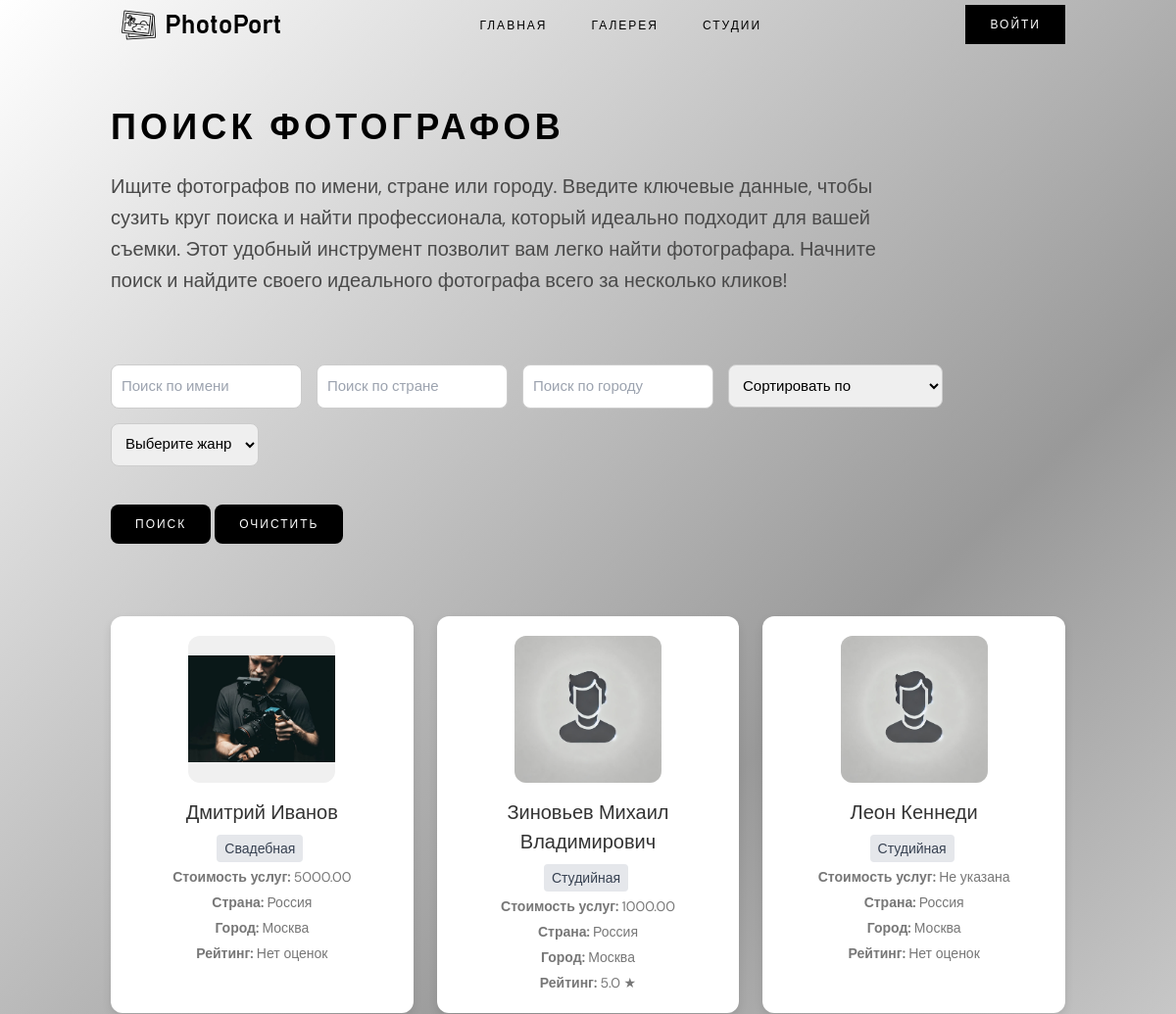
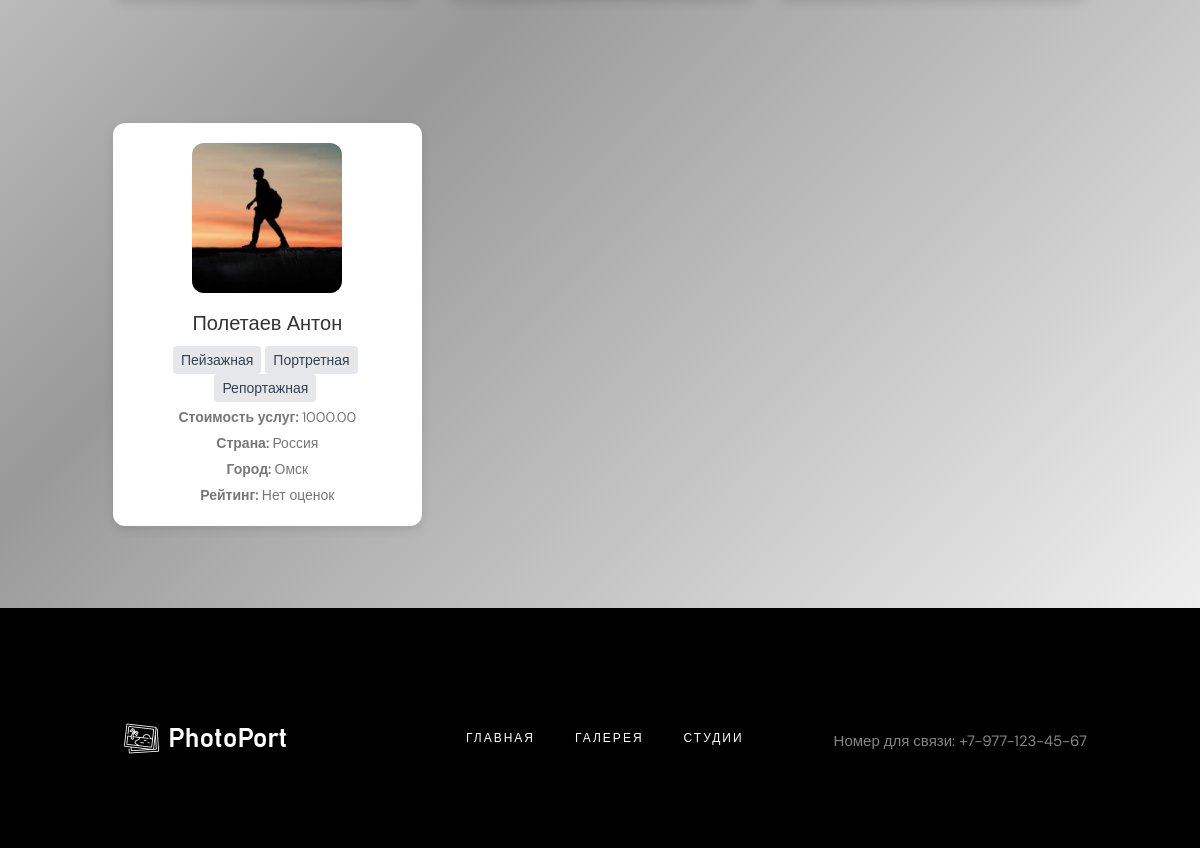
/photographers.php, run on the app's committed database (2 pictures, top to bottom).
### tables this page shows
CREATE TABLE `users` (
  `id` int(11) NOT NULL,
  `name` varchar(100) NOT NULL,
  `email` varchar(100) NOT NULL,
  `password` varchar(255) NOT NULL,
  `role_id` int(11) NOT NULL,
  `country` varchar(100) DEFAULT NULL,
  `city` varchar(100) DEFAULT NULL,
  `description` text DEFAULT NULL,
  `service_cost` decimal(10,2) DEFAULT NULL,
  `created_at` timestamp NOT NULL DEFAULT current_timestamp(),
  `profile_picture` varchar(255) DEFAULT NULL
);

### photographers.php (the view, shortened to what this page needs)
<?php
$host = 'localhost';
$dbname = 'photoport';
$username = 'root';
$password = '';
try {
    $pdo = new PDO("mysql:host=$host;dbname=$dbname;charset=utf8", $username, $password);
    $pdo->setAttribute(PDO::ATTR_ERRMODE, PDO::ERRMODE_EXCEPTION);
} catch (PDOException $e) {
    die("Ошибка подключения: " . $e->getMessage());
}
$is_logged_in = isset($_SESSION['user_name']);
$search_name = isset($_GET['name']) ? $_GET['name'] : '';
$search_country = isset($_GET['country']) ? $_GET['country'] : '';
$search_city = isset($_GET['city']) ? $_GET['city'] : '';
$sort = isset($_GET['sort']) ? $_GET['sort'] : '';
$sql = "
    SELECT users.id, users.name, users.country, users.city, users.profile_picture,
           users.service_cost,
           COALESCE(AVG(ratings.rating), 0) AS avg_rating,
           GROUP_CONCAT(DISTINCT genres.name SEPARATOR ', ') AS genres
    FROM users
    LEFT JOIN roles ON users.role_id = roles.id
    LEFT JOIN ratings ON users.id = ratings.photographer_id
    LEFT JOIN photographer_genres ON users.id = photographer_genres.photographer_id
    LEFT JOIN genres ON photographer_genres.genre_id = genres.id
    WHERE roles.name = 'photographer'
    AND users.name LIKE :name
    AND users.country LIKE :country
    AND users.city LIKE :city
";
$params = [
    'name' => "%$search_name%",
    'country' => "%$search_country%",
    'city' => "%$search_city%",
];
$sql .= " GROUP BY users.id";
switch ($sort) {
    default:
        $sql .= " ORDER BY users.name ASC";
        break;
}
$query = $pdo->prepare($sql);
$query->execute($params);
$photographers = $query->fetchAll(PDO::FETCH_ASSOC);
?>
<!DOCTYPE html>
<html lang="ru">
<head>
    <link rel="stylesheet" href="styles/css/main.css">
    <link rel="stylesheet" href="styles/css/photo.css">
    <script src="https://cdn.tailwindcss.com"></script>
</head>
<body>
    <header>
        <div class="container">
            <nav class="navbar">
                <a href="index.php" class="logo">
                    <img src="images/3.png" alt="логотип">
                </a>
                <ul class="nav_list">
                    <li class="nav_list-item"><a href="index.php" class="nav_list-link">Главная</a></li>
                    <li class="nav_list-item"><a href="gallery.php" class="nav_list-link">Галерея</a></li>
                    <li class="nav_list-item"><a href="studios.php" class="nav_list-link">Студии</a></li>
                </ul>
                <div class="user-info">
                    <?php if ($is_logged_in): ?>
                        <a href="logout.php" class="btn btn-black">Выйти</a>
                    <?php else: ?>
                        <a href="auth.php" class="btn btn-black">Войти</a>
                    <?php endif; ?>
                </div>
            </nav>
        </div>
    </header>
    <div class="container mx-auto pt-10 pb-8">
    <h1 class="text-4xl font-bold mb-6">Поиск фотографов</h1>
    <p class="search-description mb-6">Ищите фотографов по имени, стране или городу. Введите ключевые данные, чтобы сузить круг поиска и найти профессионала,
        который идеально подходит для вашей съемки. Этот удобный инструмент позволит вам легко найти фотографара.
        Начните поиск и найдите своего идеального фотографа всего за несколько кликов!</p>
        <form method="get" class="mb-6 relative">
            <div class="form-group">
                <input id="name" type="text" name="name" placeholder="Поиск по имени" value="<?= htmlspecialchars($search_name) ?>" class="form-input">
                <input id="country" type="text" name="country" placeholder="Поиск по стране" value="<?= htmlspecialchars($search_country) ?>" class="form-input">
                <input id="city" type="text" name="city" placeholder="Поиск по городу" value="<?= htmlspecialchars($search_city) ?>" class="form-input">
                <select name="sort" class="form-select">
                    <option value="">Сортировать по</option>
                </select>
                <select name="genre" class="form-select">
                    <option value="">Выберите жанр</option>
                </select>
            </div>
            <div class="form-actions">
                <button type="submit" class="btn btn-black">Поиск</button>
                <button type="button" id="clear" class="btn btn-black">Очистить</button>
            </div>
        </form>
    <div class="grid grid-cols-1 md:grid-cols-2 lg:grid-cols-3 gap-6">
        <?php foreach ($photographers as $photographer): ?>
            <div class="photographer-card">
                <div class="image-wrapper">
                    <a href="photographer.php?id=<?= $photographer['id']; ?>">
                        <img src="<?= !empty($photographer['profile_picture']) ? htmlspecialchars($photographer['profile_picture']) : 'images/default_profile.jpg'; ?>" alt="<?= htmlspecialchars($photographer['name']); ?>">
                    </a>
                </div>
                <div class="photographer-info">
                    <h2><a href="photographer.php?id=<?= $photographer['id']; ?>"><?= htmlspecialchars($photographer['name']); ?></a></h2>
                    <?php
                    if (!empty($photographer['genres'])) {
                        $genres = explode(', ', $photographer['genres']);
                        foreach ($genres as $genre) {
                            echo '<span class="inline-block bg-gray-200 text-gray-700 px-2 py-1 rounded mr-1 text-sm">' . htmlspecialchars($genre) . '</span>';
                        }
                    }
                    ?>
                    <p><strong>Стоимость услуг: </strong><?= htmlspecialchars($photographer['service_cost'] ?? 'Не указана'); ?></p>
                    <p><strong>Страна:</strong> <?= htmlspecialchars($photographer['country'] ?? 'Не указано'); ?></p>
                    <p><strong>Город:</strong> <?= htmlspecialchars($photographer['city'] ?? 'Не указано'); ?></p>
                    <p><strong>Рейтинг: </strong><?= $photographer['avg_rating'] > 0 ? number_format($photographer['avg_rating'], 1) . ' ★' : 'Нет оценок'; ?></p>
                </div>
            </div>
        <?php endforeach; ?>
    </div>
</div>
    <footer>
        <div class="container">
            <div class="footer-row">
                <div class="footer_logo-box">
                    <a href="index.php" class="logo">
                        <img src="images/4.png" alt="логотип">
                    </a>
                </div>
                <div class="footer_menu-box">
                    <ul class="footer_menu">
                        <li class="footer_menu-item"><a class="footer_menu-link" href="index.php">Главная</a></li>
                        <li class="footer_menu-item"><a class="footer_menu-link" href="gallery.php">Галерея</a></li>
                        <li class="footer_menu-item"><a class="footer_menu-link" href="studios.php">Студии</a></li>
                    </ul>
                </div>
                <div class="footer_copyright">
                    <p class="opaque-grey">Номер для связи: +7-977-123-45-67</p>
                </div>
            </div>
        </div>
    </footer>
</body>
</html>

### styles/css/main.css (style rules this page uses)
h1 { font-size: 40px; text-transform: uppercase; letter-spacing: 4.17px; }
p.opaque-grey { padding-left: 50px; margin-top: 62px; color: rgba(223, 223, 223, 0.6); }
.btn, .invite-link { text-transform: uppercase; font-size: 12px; font-family: "DM Sans Bold", sans-serif; letter-spacing: 2px; }
.btn { display: inline-block; border: none; outline: none; padding: 11px 25px; background-color: #000000; color: #ffffff; }
.btn-black { background-color: #000000; color: #ffffff; -webkit-transition: all .4s; transition: all .4s; }
footer { background-color: #000000; padding: 60px 0 40px; margin-top: auto; }
footer .footer-row { display: flex; align-items: flex-start; justify-content: space-between; }
footer .footer_logo-box { padding-top: 45px; padding-right: 100px; height: 140px; }
footer .footer_menu-box { height: 140px; }
footer .footer_menu { display: flex; justify-content: space-between; align-items: center; height: 100%; list-style-type: none; padding: 0; }
footer .footer_menu-item { margin: 0 20px; }
footer .footer_menu-link { color: #ffffff; font-size: 28px; text-decoration: none; }
header { height: 70px; }
.navbar { display: -webkit-box; display: -ms-flexbox; display: flex; -webkit-box-align: center; -ms-flex-align: center; align-items: center; -webkit-box-pack: justify; -ms-flex-pack: justify; justify-content: space-between; height: 50px; }
footer .footer_menu-link, .nav_list-link { text-transform: uppercase; font-family: "DM Sans Bold", sans-serif; font-size: 12px; letter-spacing: 2px; -webkit-transition: color .5s ease; transition: color .5s ease; }
.nav_list { display: -webkit-box; display: -ms-flexbox; display: flex; }
.nav_list-item { margin-right: 45px; }
.nav_list-link { color: #000000; }
*, *::before, *::after { margin: 0; padding: 0; -webkit-box-sizing: border-box; box-sizing: border-box; }
body { background: linear-gradient(135deg, #ffffff, #999999, #ffffff); font-family: "DM Sans Regular", sans-serif; font-size: 15px; min-height: 100vh; display: flex; flex-direction: column; }
ul { list-style: none; }
a { text-decoration: none; }
button { cursor: pointer; }
.grid { display: -ms-grid; display: grid; -ms-grid-columns: (1fr)[4]; grid-template-columns: repeat(4, 1fr); }
.container, .container-lg, .container-small { width: 100%; margin: 0 auto; }
.container { max-width: 1150px; padding: 0 25px; }

### styles/css/photo.css (style rules this page uses)
.photographer-card { background: white; border-radius: 12px; box-shadow: 0 4px 10px rgba(0, 0, 0, 0.1); transition: transform 0.3s ease, box-shadow 0.3s ease; overflow: hidden; position: relative; display: flex; flex-direction: column; align-items: center; margin-top: 50px; margin-bottom: 50px; }
.photographer-card .image-wrapper { width: 150px; height: 150px; overflow: hidden; border-radius: 12px; background-color: #f0f0f0; display: flex; justify-content: center; align-items: center; margin-top: 20px; }
.photographer-card img { width: 100%; height: 100%; object-fit: cover; display: block; }
.photographer-info { padding: 15px; text-align: center; }
.photographer-info h2 { font-size: 20px; color: #333; margin-bottom: 8px; }
.photographer-info p { font-size: 14px; color: #777; margin: 5px 0; }
form { display: flex; flex-wrap: wrap; gap: 15px; margin-top: 70px; }
input { padding: 10px; border: 1px solid #ccc; border-radius: 8px; width: 100%; box-sizing: border-box; }
button { padding: 10px; background-color: #333; color: white; border: none; border-radius: 8px; cursor: pointer; width: auto; }
.search-description { font-size: 20px; color: #4a4a4a; line-height: 1.6; max-width: 800px; }
.photographer-card { animation: fadeIn 0.5s ease-in-out; }
.form-group { display: flex; flex-wrap: wrap; gap: 15px; margin-bottom: 1.5rem; }
.form-input, .form-select { padding: 10px; border: 1px solid #ccc; border-radius: 8px; width: 100%; box-sizing: border-box; }
.form-select { width: 100%; }
@media (min-width: 768px) { .form-group { flex-direction: row; align-items: center; } }
@media (min-width: 768px) { .form-input, .form-select { width: auto; } }
@media (min-width: 768px) { .form-actions { width: auto; } }
@media (min-width: 768px) { .btn { width: auto; } }

### data on the page
users: profile_picture (picture), name "Дмитрий Иванов", genre "Свадебная", service_cost "5000.00", country "Россия", city "Москва", shows "Нет оценок"
users: name "Зиновьев Михаил Владимирович", genre "Студийная", service_cost "1000.00", country "Россия", city "Москва", avg_rating "5.0"
users: name "Леон Кеннеди", genre "Студийная", service_cost "Не указана", country "Россия", city "Москва", shows "Нет оценок"
users: profile_picture (picture), name "Полетаев Антон", genre "Пейзажная", genre "Портретная", genre "Репортажная", service_cost "1000.00", country "Россия", city "Омск", shows "Нет оценок"
